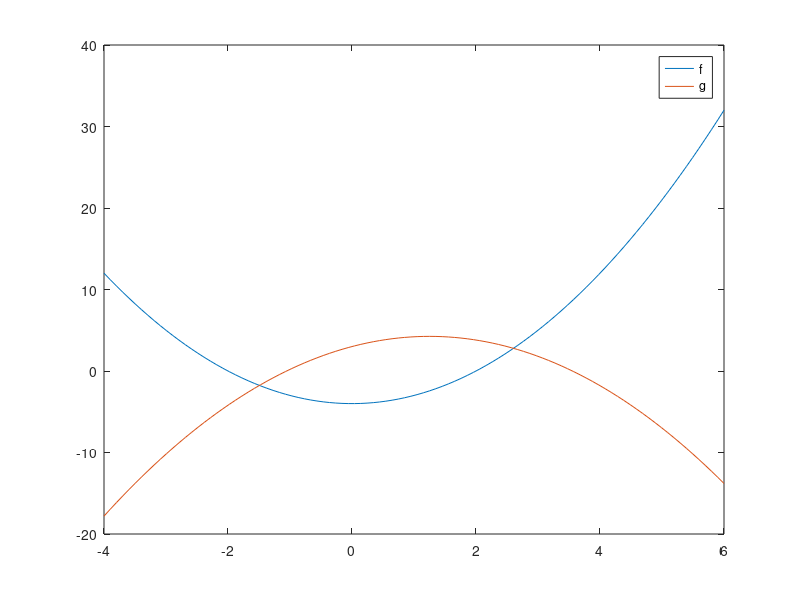

Reproduce this figure in MATLAB.
function ej37p3

x = linspace (-4,6);

f = @(x) x.^2 - 4;
g = @(x) 2*x - .8*x.^2 + 3;

plot (x, f(x), x, g(x))
legend ('f' , 'g')
h = @(x) g(x) - f(x);

x1 = fzero (h,-2);
x2 = fzero (h,2);



Area = integral (h, x1,x2);
disp (Area)
